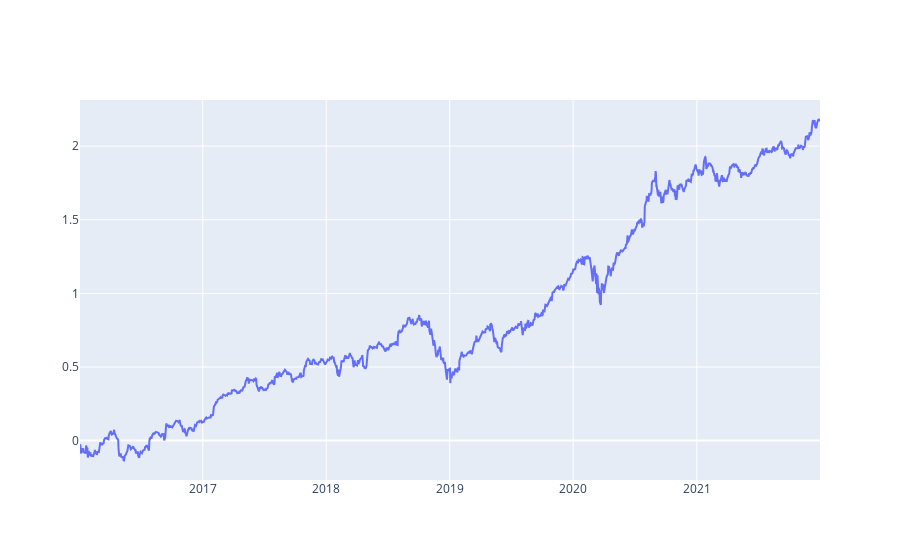

Here is the notebook cell this chart was saved with:
### Code cell
import plotly.graph_objects as go

def cacu_roi_line(data:pd.DataFrame):
    data['roi'] = data['Close'].pct_change()
    data['roi'] = data['roi'].cumsum()
    return data

fig = go.Figure()
fig.add_trace(go.Scatter(x=data.index, y=cacu_roi_line(data)['roi'],
                    mode='lines',
                    name='lines'))

fig.show()

### Figure 1 — Plotly figure (JSON) as saved in the notebook; plotly's stock layout.template omitted (floating-point values rounded to 4 significant figures; data arrays with more than 128 entries replaced by an {"elided": "..."} marker saying what was removed)
{"data": [{"mode": "lines", "name": "lines", "type": "scatter", "x": {"elided": "1511 str values"}, "y": {"elided": "1511 float values"}}], "layout": {}}
